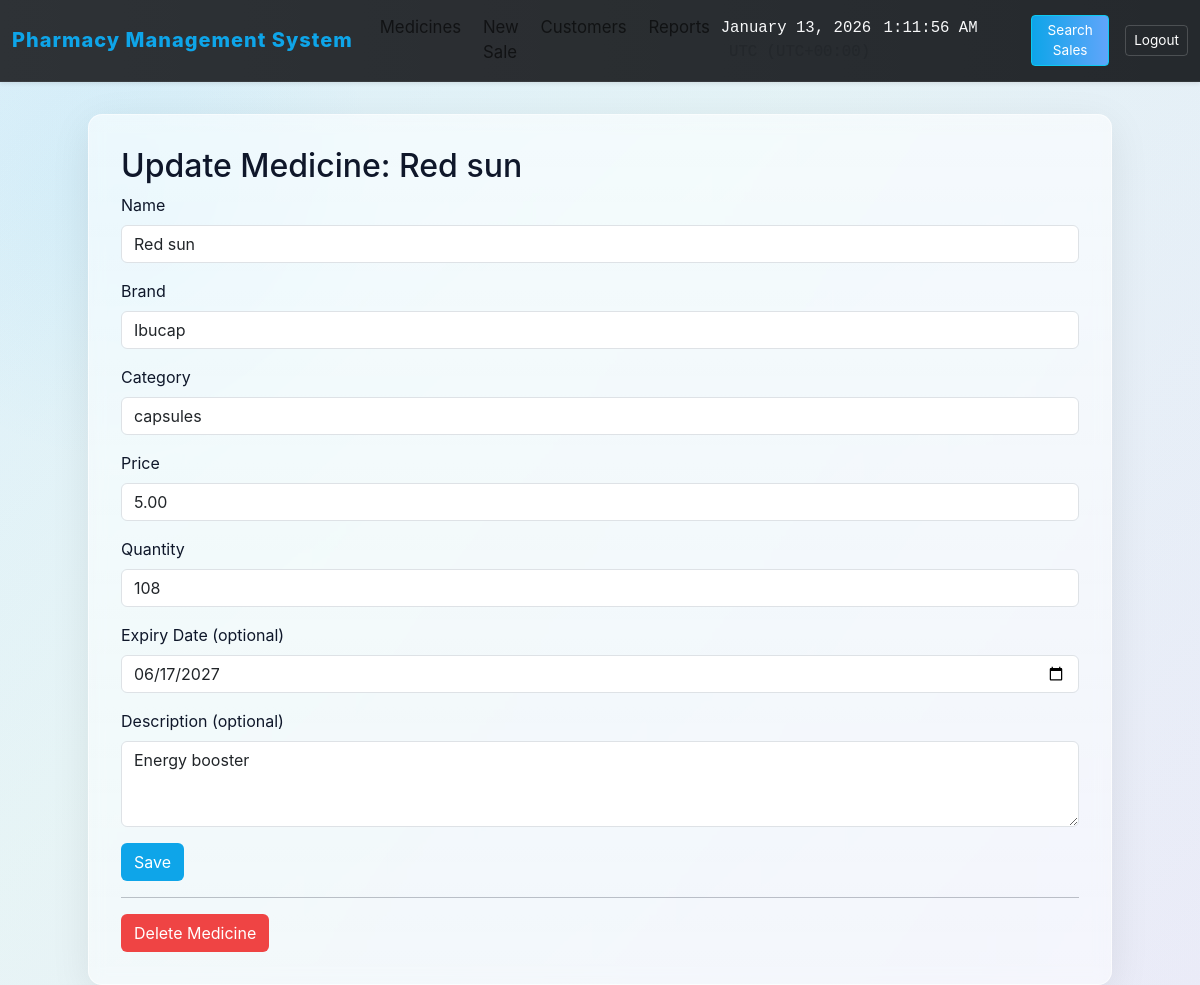
/medicines/update/9 (signed in), run on the app's committed database.
### models.py (models this page shows, shortened)
class Medicine(db.Model):
    id = db.Column(db.Integer, primary_key=True)
    name = db.Column(db.String(120), nullable=False)
    brand = db.Column(db.String(120))
    price = db.Column(db.Float, nullable=False)
    quantity = db.Column(db.Integer, nullable=False, default=0)
    expiry_date = db.Column(db.Date, nullable=True)
    category = db.Column(db.String(80))
    description = db.Column(db.Text)

### app.py (the view, shortened to what this page needs)
    @app.route('/medicines/update/<int:med_id>', methods=['GET', 'POST'])
    @admin_required
    def update_medicine(med_id):
        med = Medicine.query.get_or_404(med_id)
        return render_template('update_medicine.html', med=med)

### templates/update_medicine.html (shortened to what this page needs)
{% extends 'base.html' %}
{% block content %}
  <h2>Update Medicine: {{med.name}}</h2>
  <form method="post">
    <div class="mb-3">
      <label class="form-label">Name</label>
      <input class="form-control" name="name" value="{{med.name}}" required>
    </div>
    <div class="mb-3">
      <label class="form-label">Brand</label>
      <input class="form-control" name="brand" value="{{med.brand or ''}}">
    </div>
    <div class="mb-3">
      <label class="form-label">Category</label>
      <input class="form-control" name="category" value="{{med.category or ''}}">
    </div>
    <div class="mb-3">
      <label class="form-label">Price</label>
      <input class="form-control" name="price" type="number" step="0.01" value="{{'%.2f'|format(med.price)}}" required>
    </div>
    <div class="mb-3">
      <label class="form-label">Quantity</label>
      <input class="form-control" name="quantity" type="number" value="{{med.quantity}}" required>
    </div>
    <div class="mb-3">
      <label class="form-label">Expiry Date (optional)</label>
      <input class="form-control" name="expiry_date" type="date" value="{{med.expiry_date}}">
    </div>
    <div class="mb-3">
      <label class="form-label">Description (optional)</label>
      <textarea class="form-control" name="description" rows="3">{{med.description or ''}}</textarea>
    </div>
    <button class="btn btn-primary">Save</button>
  </form>
  {% if session.get('is_admin') %}
  <hr>
  <form method="post" action="/medicines/delete/{{med.id}}" onsubmit="return confirm('Delete this medicine?');">
    <button class="btn btn-danger">Delete Medicine</button>
  </form>
  {% endif %}
{% endblock %}

### templates/base.html (style rules this page uses)
:root { --primary-blue: #0ea5e9; --accent-green: #16a34a; --danger-red: #ef4444; --glass-white: rgba(255,255,255,0.75); --glass-border: rgba(255,255,255,0.6); --muted: rgba(0,0,0,0.6); }
html,body { height:100%; }
body { background: linear-gradient(135deg, rgba(14,165,233,0.12) 0%, rgba(16,185,129,0.06) 40%, rgba(239,68,68,0.04) 100%), radial-gradient( circle at 10% 20%, rgba(14,165,233,0.06), transparent 20%), linear-gradient(120deg, #f8fafc 0%, #eaf2ff 100%); min-height: 100vh; font-family: -apple-system, BlinkMacSystemFont, 'Segoe UI', Roboto, 'Helvetica Neue', Arial; color: #0f172a; }
.btn-primary { background:var(--primary-blue);border-color:transparent;color:#fff }
.btn-danger { background:var(--danger-red);border-color:transparent;color:#fff }

### data on the page
Medicine: name "Red sun", brand "Ibucap", category "capsules", price "5.00", quantity "108", expiry_date "06/17/2027", description "Energy booster"
